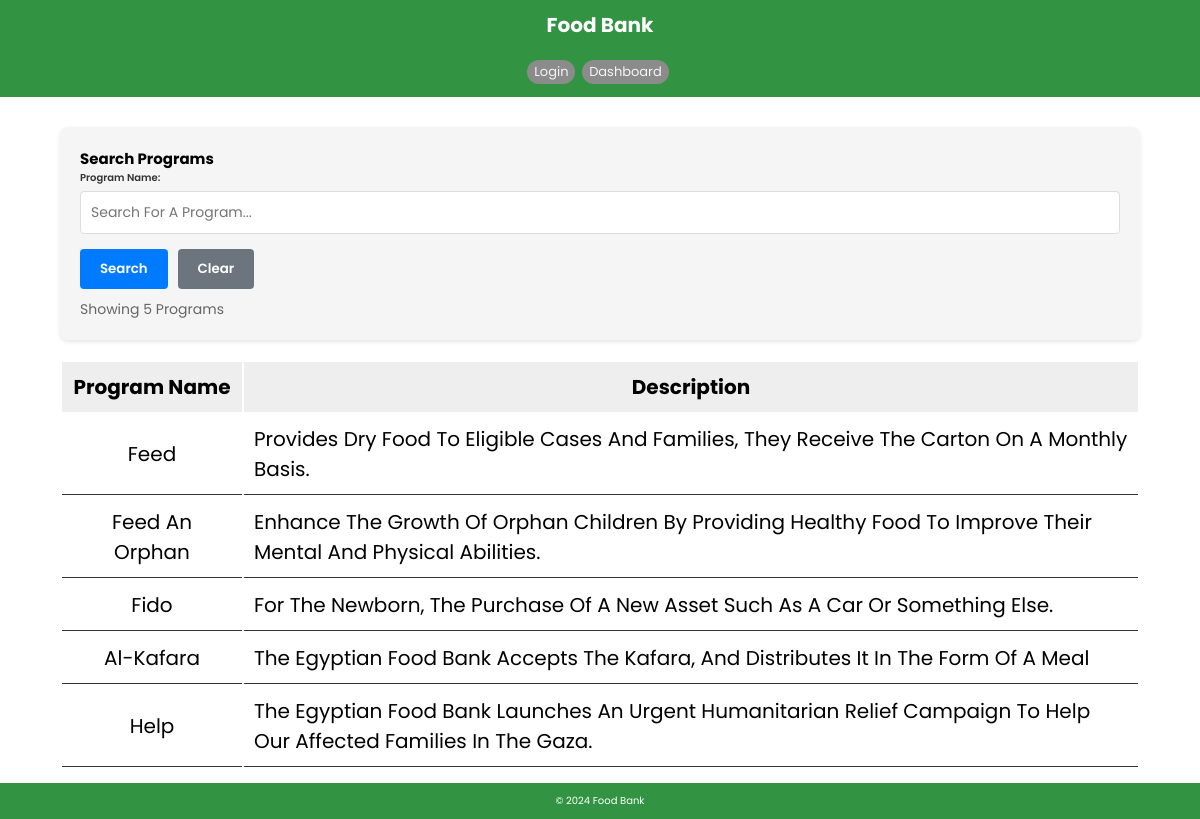
Page /Controller/HomeController.php on the committed database.
### tables this page shows
CREATE TABLE `program` (
  `id` int(10) UNSIGNED NOT NULL,
  `program_name` varchar(128) DEFAULT NULL,
  `description` varchar(1024) NOT NULL,
  `hash` varchar(64) NOT NULL
);

### Model/pdo.php (called while the page is built)
<?php
class Singleton
{
    private static $pdo;
    public static function getpdo()
    {
        if (self::$pdo == null)
            self::$pdo = new PDO('mysql:host=localhost;port=3306;dbname=foodbank', 'root', '');
        return self::$pdo;
    }
}

### Model/ProgramModel.php (called while the page is built, shortened)
<?php
require_once "pdo.php";
class ProgramModel extends ModifiableAbstModel
{
    public static function view_all()
    {
        $stmt = Singleton::getpdo()->query("SELECT * FROM " . self::table);
        return $stmt->fetchAll(PDO::FETCH_ASSOC);
    }
}

### View/HomeView.php (the view, shortened to what this page needs)
<?php
require_once "ViewAbst.php";
class HomeView extends ViewAbst
{
    function ShowHome($logged, $rows, $username = null, $error = "&nbsp")
    {
        echo ('
            <!DOCTYPE html>
            <html lang="en">
            <head>
                <meta charset="UTF-8">
                <meta http-equiv="X-UA-Compatible" content="IE=edge">
                <meta name="viewport" content="width=device-width, initial-scale=1.0">
                <link rel="stylesheet" href="../CSS/CRUD.css">
                <link rel="stylesheet" href="../CSS/filter.css">
                <link rel="stylesheet" href="https://cdnjs.cloudflare.com/ajax/libs/font-awesome/6.5.2/css/all.min.css">
                <link rel="icon" href="../Resources/logo.ico">
                <title>Food Bank</title>
            </head>
            <body>
                <header>
                    <h1>Food Bank</h1>
                    <nav>
                        <ul>
        ');
        if ($logged)
            echo ('
                            <a href="../Controller/DonorController.php?cmd=myacc">
                                <li>My Account</li>
                            </a>
                            <a href="../Controller/DonorController.php?cmd=viewdonations">
                                <li>My Donations</li>
                            </a>
                            <a href="../Controller/CartController.php" class="cart">
                                <li><i class="fa-solid fa-cart-shopping"></i> Cart</li>
                            </a>
                            <a href="../Controller/HomeController.php?cmd=logout"><li>Logout</li></a>
            ');
        else echo ('
                            <a href="../Controller/HomeController.php?cmd=login"><li>Login</li></a>
                            <a href="../index.php"><li>Dashboard</li></a>
            ');
        echo ('
                        </ul>
                    </nav>
                </header>
                <div class="container">');
        echo ('
                    <div class="filter-section">
                        <h2>Search Programs</h2>
                        <div class="filter-group">
                            <div class="filter-item">
                                <label for="programSearch">Program Name:</label>
                                <input type="text" id="programSearch" placeholder="Search for a program..." onkeyup="applySearch()">
                            </div>
                        </div>
                        <div class="filter-buttons">
                            <button class="filter-btn" onclick="applySearch()">Search</button>
                            <button class="filter-btn reset" onclick="resetSearch()">Clear</button>
                        </div>
                        <div class="filter-info">
                            Showing <span id="recordCount">0</span> programs
                        </div>
                    </div>
                    <div class="object-display">
                        <table class="object-display-table" id="programTable">
                            <thead><tr>
                                <th nowrap>Program Name</th>
                                <th>Description</th>'
        );
        echo ('</tr></thead><tbody>');
        foreach ($rows as $row) {
            echo ('
                            <tr>
                                <td>' . $row['program_name'] . '</td>
                                <td align="left">' . $row['description'] . '</td>
            ');
            echo ("</tr>");
        }
        echo ('
                        </tbody></table>
                    </div>
                </div>
                <script>
                    function applySearch() {
                        const query = document.getElementById("programSearch").value.toLowerCase();
                        const rows = document.querySelectorAll("#programTable tbody tr");
                        let visibleCount = 0;
                        rows.forEach(row => {
                            const programName = row.cells[0].textContent.toLowerCase();
                            if (programName.includes(query)) {
                                row.style.display = "";
                                visibleCount++;
                            } else {
                                row.style.display = "none";
                            }
                        });
                        document.getElementById("recordCount").textContent = visibleCount;
                    }
                    function resetSearch() {
                        document.getElementById("programSearch").value = "";
                        const rows = document.querySelectorAll("#programTable tbody tr");
                        rows.forEach(row => row.style.display = "");
                        document.getElementById("recordCount").textContent = rows.length;
                    }
                    window.addEventListener("DOMContentLoaded", () => {
                        const rows = document.querySelectorAll("#programTable tbody tr");
                        document.getElementById("recordCount").textContent = rows.length;
                    });
                </script>
            </body>
            </html>
        ');
    }
}

### CSS/CRUD.css (style rules this page uses)
:root { --green: #27ae60; --black: #333; --white: #fff; --bg-color: #eee; --box-shadow: 0 0.5rem 1rem rgba(0, 0, 0, 0.1); --border: 0.1rem solid var(--black); }
* { font-family: "Poppins", sans-serif; margin: 0; padding: 0; box-sizing: border-box; outline: none; border: none; text-decoration: none; text-transform: capitalize; }
header { background-color: #329443; color: #fff; padding: 10px; text-align: center; }
html { font-size: 62.5%; overflow-x: hidden; }
li { display: inline-block; width: auto; cursor: pointer; border-radius: 5rem; margin-top: 1rem; margin-bottom: 0.3rem; margin-right: 0.4rem; font-size: small; padding: 0.2rem 0.7rem; background: rgb(139, 139, 139); color: rgb(245, 245, 245); text-align: center; }
.container { width: 95%; padding: 3rem; margin: 0 auto; }
.object-display { margin: 2rem 0; }
.object-display .object-display-table { width: 100%; text-align: center; }
.object-display .object-display-table thead { background: var(--bg-color); }
.object-display .object-display-table th { padding: 1rem; font-size: 2rem; }
.object-display .object-display-table td { padding: 1rem; font-size: 2rem; border-bottom: var(--border); }
h1 { margin-bottom: 1rem; }

### CSS/filter.css (style rules this page uses)
.filter-section { background-color: #f5f5f5; padding: 20px; border-radius: 8px; margin-bottom: 20px; box-shadow: 0 2px 4px rgba(0, 0, 0, 0.1); }
.filter-group { display: grid; grid-template-columns: repeat(auto-fit, minmax(200px, 1fr)); gap: 15px; margin-bottom: 15px; }
.filter-item { display: flex; flex-direction: column; }
.filter-item label { font-weight: 600; margin-bottom: 5px; color: #333; }
.filter-item select, .filter-item input { padding: 10px; border: 1px solid #ddd; border-radius: 4px; font-size: 14px; }
.filter-buttons { display: flex; gap: 10px; justify-content: flex-start; }
.filter-btn { padding: 10px 20px; background-color: #007bff; color: white; border: none; border-radius: 4px; cursor: pointer; font-weight: 600; }
.filter-btn.reset { background-color: #6c757d; }
.filter-info { margin-top: 10px; color: #666; font-size: 14px; }

### rows in the picture
program: program_name "Feed", description "Provides Dry Food To Eligible Cases And Families, They Receive The Carton On A Monthly Basis."
program: program_name "Feed An Orphan", description "Enhance The Growth Of Orphan Children By Providing Healthy Food To Improve Their Mental And Physical Abilities."
program: program_name "Fido", description "For The Newborn, The Purchase Of A New Asset Such As A Car Or Something Else."
program: program_name "Al-Kafara", description "The Egyptian Food Bank Accepts The Kafara, And Distributes It In The Form Of A Meal"
program: program_name "Help", description "The Egyptian Food Bank Launches An Urgent Humanitarian Relief Campaign To Help Our Affected Families In The Gaza."
